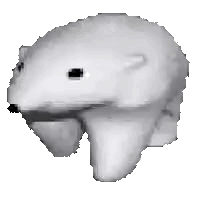
#> input picture .github/scripts/bearu.gif, 208 x 208 px, found by its file name
$ python welcome.py
#> lines starting #> are read from the running program, lines starting #| are printed output that depends on the picture; after the words box and inside, x2 and y2 are one past the last pixel; in counts of white or black regions, pixels touching at a corner belong together
import os
from PIL import Image, ImageSequence

SCRIPT_DIR = os.path.dirname(os.path.abspath(__file__))
REPO_ROOT = os.path.abspath(os.path.join(SCRIPT_DIR, "..", ".."))

SOURCE = ".github/scripts/bearu.gif"
OUTPUT = os.path.join(REPO_ROOT, "welcome.gif")
TARGET_WIDTH = 830

def load_frames(path):
#> called with path = '.github/scripts/bearu.gif'
    im = Image.open(path)
#> im is the input picture: PIL image 208x208 P; mean R, G, B, A 90.7, 90.4, 92.1, 126.6
    frames, durations = [], []
    for frame in ImageSequence.Iterator(im):
        frames.append(frame.convert("RGBA").copy())
        durations.append(frame.info.get("duration", 70))
#> this loop made 6 passes
#> after the loop, durations = [70, 70, 70, 70, 70, 40]; frames = 6 items
    return frames, durations, im.info.get("loop", 0)


def tile_horizontally(frames, n):
    bear_w, bear_h = frames[0].size
    canvas_w = bear_w * n
    tiled = []
    for f in frames:
        canvas = Image.new("RGBA", (canvas_w, bear_h), (0, 0, 0, 0))
        for i in range(n):
            canvas.alpha_composite(f, (i * bear_w, 0))
        tiled.append(canvas)
    return tiled, canvas_w, bear_h


def save_animated_gif(frames_rgba, out_path, durations, loop=0):
    base = frames_rgba[0]
    combined = Image.new("RGBA", (base.width * len(frames_rgba), base.height))
    for i, f in enumerate(frames_rgba):
        combined.paste(f, (i * base.width, 0))
    pal_source = combined.convert("RGB").quantize(colors=255, method=Image.MEDIANCUT)
    palette = pal_source.getpalette()

    quantized_frames = []
    for f in frames_rgba:
        rgb = f.convert("RGB").quantize(palette=pal_source, dither=Image.FLOYDSTEINBERG)
        rgb.putpalette(palette)
        alpha = f.split()[-1]
        mask = alpha.point(lambda a: 255 if a < 128 else 0)
        rgb.paste(255, mask)
        quantized_frames.append(rgb)

    quantized_frames[0].save(
        out_path,
        save_all=True,
        append_images=quantized_frames[1:],
        duration=durations,
        loop=loop,
        disposal=2,
        transparency=255,
        optimize=True,
    )


if __name__ == "__main__":
    frames, durations, loop = load_frames(SOURCE)
#> frames = 6 items; durations = [70, 70, 70, 70, 70, 40]; loop = 0
    bear_w, bear_h = frames[0].size
#> bear_w = 208; bear_h = 208
    n = max(1, round(TARGET_WIDTH / bear_w))
#> n = 4
    tiled_frames, out_w, out_h = tile_horizontally(frames, n)
#> the loop in tile_horizontally, `for f in frames:` made 6 passes
#> after the loop in tile_horizontally, `for f in frames:`:
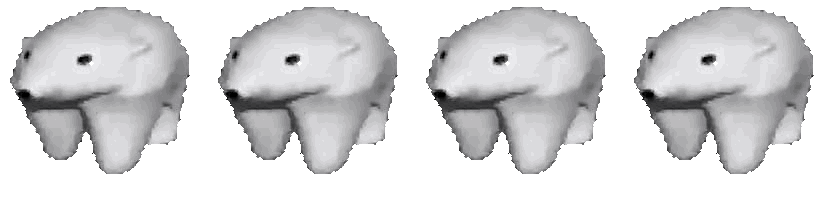
#> canvas: PIL image 832x208 RGBA; mean R, G, B, A 90.1, 90, 91.1, 128.5; transparent parts drawn white
#> after the loop in tile_horizontally, `for f in frames:`: tiled = 6 items
#> tiled_frames = 6 items; out_w = 832; out_h = 208
    save_animated_gif(tiled_frames, OUTPUT, durations, loop)
#> in save_animated_gif, `base = frames_rgba[0]`:
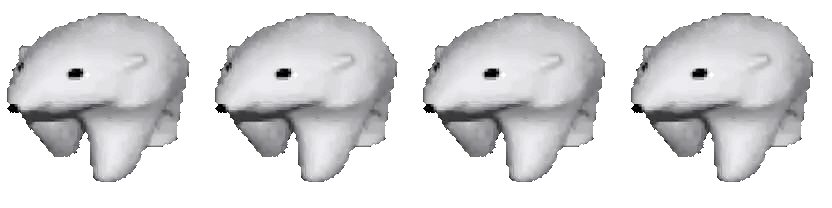
#> base: PIL image 832x208 RGBA; mean R, G, B, A 90.7, 90.4, 92.1, 126.6; transparent parts drawn white
#> in save_animated_gif, `combined = Image.new("RGBA", (base.width * len(frames_rgba), base.heig..`: combined: PIL image 4992x208 RGBA; every value is 0
#> the loop in save_animated_gif, `for i, f in enumerate(frames_rgba):` made 6 passes
#> after the loop in save_animated_gif, `for i, f in enumerate(frames_rgba):`:
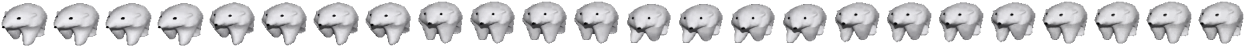
#> combined: PIL image 4992x208 RGBA (shown at 1/4 size); mean R, G, B, A 85.7, 85.5, 87, 123.8; transparent parts drawn white
#> in save_animated_gif, `pal_source = combined.convert("RGB").quantize(colors=255, method=Image..`:
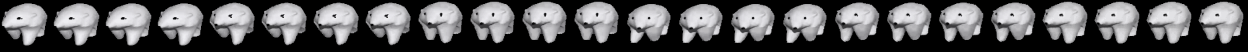
#> pal_source: PIL image 4992x208 P (shown at 1/4 size); mean R, G, B 85.7, 85.5, 87
#> in save_animated_gif, `palette = pal_source.getpalette()`: palette = 345 values, max 251 at index 2, min 0 at index 342, mean 126.3
#> the loop in save_animated_gif, `for f in frames_rgba:` made 6 passes
#> pass 1, in save_animated_gif, `rgb = f.convert("RGB").quantize(palette=pal_source, dither=Image.FLOYD..`:
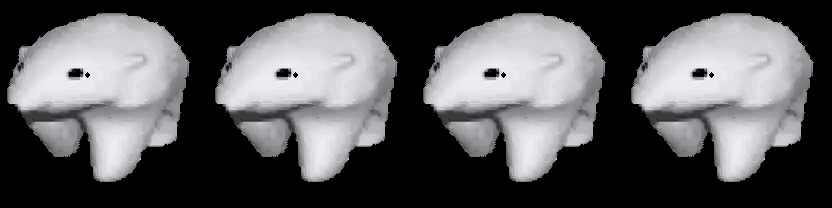
#> rgb: PIL image 832x208 P; mean R, G, B 90.6, 90.3, 92
#> pass 1, in save_animated_gif, `alpha = f.split()[-1]`:
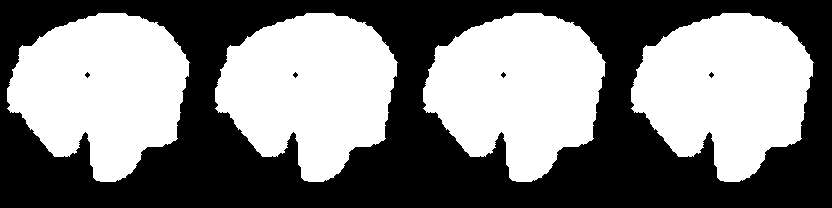
#> alpha: PIL image 832x208 L; 49.7% white; 4 white regions, box (x1, y1, x2, y2) and area: (7, 13, 190, 182) 21483, (215, 13, 398, 182) 21483, (423, 13, 606, 182) 21483, (631, 13, 814, 182) 21483
#> after the loop in save_animated_gif, `for f in frames_rgba:`:
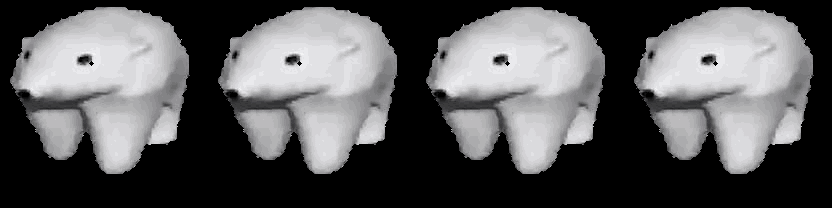
#> rgb: PIL image 832x208 P; mean R, G, B 90, 89.9, 91.1
#> after the loop in save_animated_gif, `for f in frames_rgba:`: quantized_frames = 6 items
    print(f"bear width: {bear_w}px, repeats: {n}, output width: {out_w}px (target was {TARGET_WIDTH}px)")
#| bear width: 208px, repeats: 4, output width: 832px (target was 830px)
